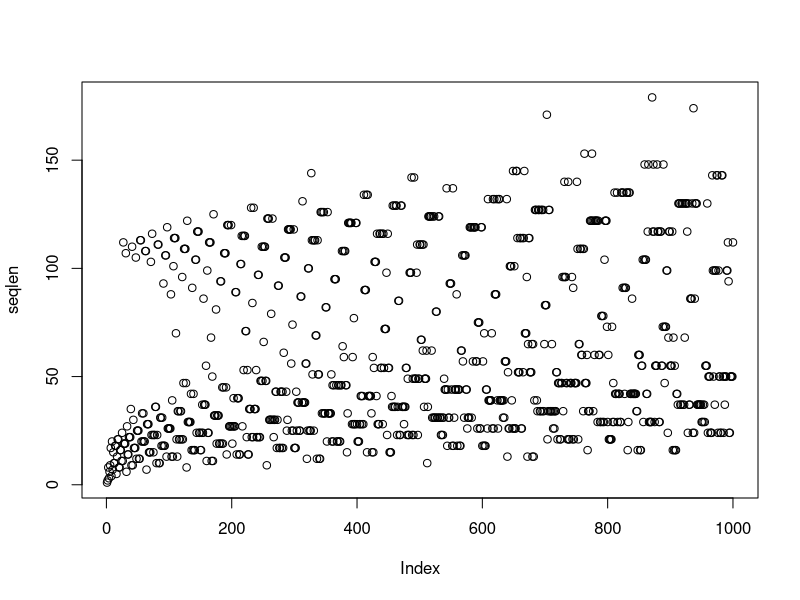
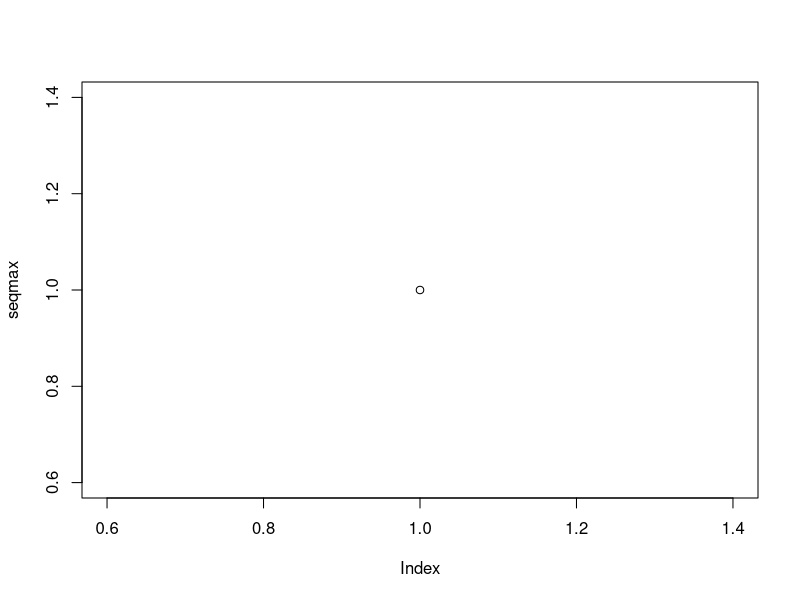

Source code (R) for these figures, in order:
seqlen = c()
for (i in 1:1000) {
  n=i
  counter=1
  while (n != 1){
    if (n%%2==0) {
   		n<-as.integer(n/2)
    }
 	  else {
  		n<-as.integer(3*n+1)
    }
    counter = counter + 1
  }
  seqlen= c(seqlen, counter)
}
seqmax<-n
maxval<-max(seqmax,n)
plot(seqlen)
png("seqlen.png")
plot(seqmax)
png("seqmax.png")